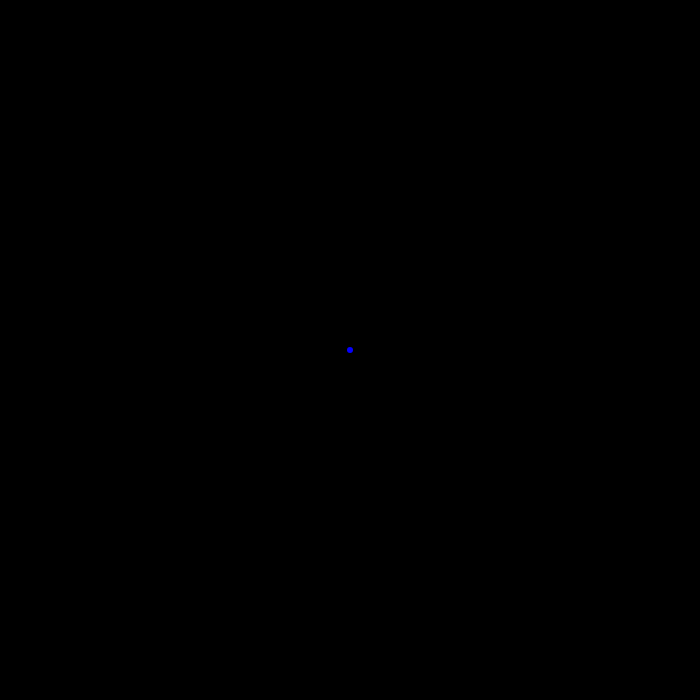
Frame 1 (no input)
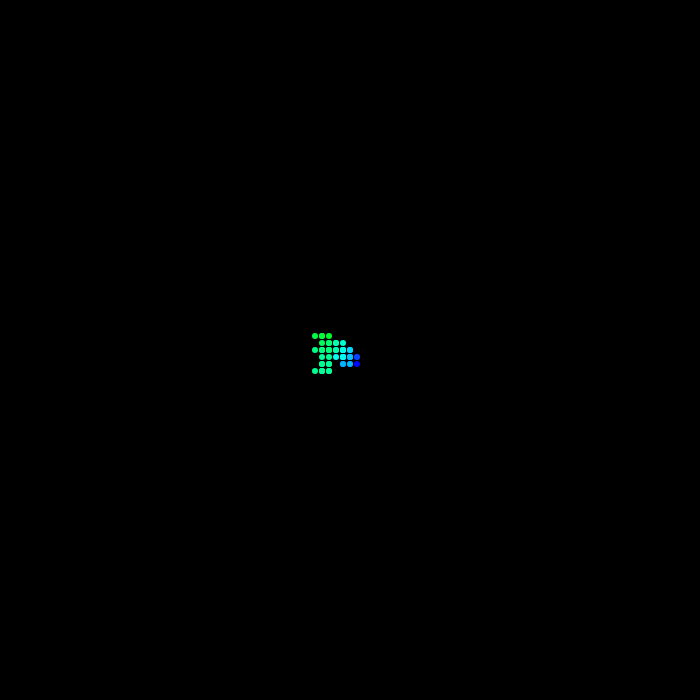
Frame 60 (no input)
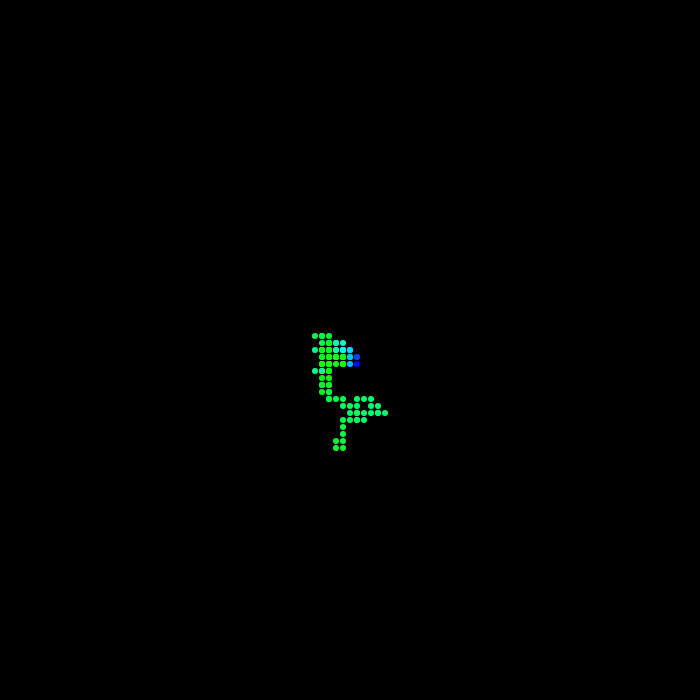
Frame 120 (the mouse pressed at the canvas centre since frame 60)

The p5.js sketch that drew these frames (run headless with seeded random() and noise() and a simulated clock; from frame 60 on, the mouse is pressed at the canvas centre):

// p5.js sketch
// ── sketch.js
let x;
let y;
let h;
let t;

function setup() {
  createCanvas(700, 700);
  x = width / 2;
  y = height / 2;
  h = 50;
  t = 0;
  //        (tipo (en este caso HSB), matiz, saturación, brillo)
  colorMode(HSB, 360, 100, 100); // Modo de color HSB
  background(0);
}

function draw() {
  let n = noise(t); // Valor de ruido
  t += 0.01;
  let hue = map(n, 0, 1, 0, 360); // Mapear el valor de ruido al rango de colores HSB

  stroke(hue, 100, 100);
  strokeWeight(6);
  point(x, y);

  let dir = floor(random(4));
  

  if (dir === 0 && x < width - 7) {
    x += 7;
    h += 7;
  } else if (dir === 1 && x > 7) {
    x -= 7;
    h -= 7;
  } else if (dir === 2 && y < height - 7) {
    y += 7;
    h += 7;
  } else if (dir === 3 && y > 7) {
    y -= 7;
    h -= 7;
  }
}
